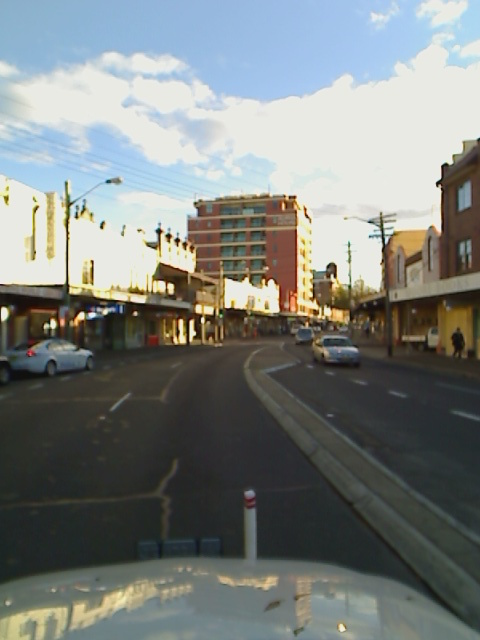
#> input picture RelevantCodes/Demo/image-sets/short/13-06-13-15-37-36-1371137856055-Thu-camera.jpg, 480 x 640 px; its folder holds only this picture in this run
$ python lane_demo.py   (older library calls are emulated)
#> lines starting #> are read from the running program, lines starting #| are printed output that depends on the picture; after the words box and inside, x2 and y2 are one past the last pixel; in counts of white or black regions, pixels touching at a corner belong together
### RelevantCodes/Demo/road.py
# -*- coding: utf-8 -*-
"""All road featuring tracking functionality

TODO: Comments and proper docstrings

"""

import collections
import cv2
import numpy as np
# import matplotlib.pyplot as plt


Point = collections.namedtuple('Point', 'x y')
Line = collections.namedtuple('Line', 'top bottom')  # Line segments

# TODO: Better solution
Extremes = collections.namedtuple('Extremes', 'min max')


class Lane(collections.namedtuple('Lane', 'left right')):

    # [23 lines left out: function in_range, not called in this run]


class LaneDetection(object):
    """Keeps track of the current lane in the given image sequence.

    Attributes:
      __verbose (bool): Verbose mode outputs additional information
      __hough_threshold (int): Threshold used in the Hough Transform
      __hough_minLineLength (int): Line length used in the Hough Transform
      __hough_maxLineGap (int): The maximum gap used in the Hough Transform
      __roi_ratio (float): Determines which part of the image should be used
      __roi_offset (int): The height removed from the image
      __extremes_y_axis (dict): The min/max measured values of the Y-axis
      __extremes_x_axis (dict): The min/max measured values of the X-axis
      __left_segment (Line): The last known line on the left side of the car
      __right_segment (Line): The last known line on the right side of the car

    """

    def __init__(self, hough_threshold=50,
                 hough_minLinLength=50, hough_maxLineGap=40,
                 roi_ratio=0.5, verbose=False):
        """Initiates the left and right line storage.
        """
        # Verbose mode
        self.__verbose = verbose

        # Hough Settings
        self.__hough_threshold = hough_threshold
        self.__hough_minLinLength = hough_minLinLength
        self.__hough_maxLineGap = hough_maxLineGap

        self.__roi_ratio = int(1 // roi_ratio)
        self.__roi_offset = 0

        # We need to be able to set the min/max values individually
        self.__extremes_x_axis = {'min': None, 'max': None}
        self.__extremes_y_axis = {'min': None, 'max': None}

        # Last known lines
        self.__left_segment = None
        self.__right_segment = None

    def analyse_image(self, im):
        '''Takes an image and uses Hough Transform to find and save lane info.
        '''
        im_gray = cv2.cvtColor(im, cv2.COLOR_RGB2GRAY)

        height, width = im_gray.shape
        self.__roi_offset = height // self.__roi_ratio

        im_roi = im_gray[self.__roi_offset:height, :width]

        im_roi = cv2.GaussianBlur(im_roi, (3, 3), 0)

        threshold, img = cv2.threshold(
            np.array(im_roi, np.uint8), 0, 255,
            cv2.THRESH_BINARY + cv2.THRESH_OTSU)

        roi_edges = cv2.Canny(im_roi, threshold * 0.5, threshold)

        if self.__verbose:
            cv2.imshow("Lane Detection - Edges - Verbose", roi_edges)

        lines = cv2.HoughLinesP(
            roi_edges, 1, np.pi / 180, self.__hough_threshold,
            self.__hough_minLinLength, self.__hough_maxLineGap)

        if self.__verbose:
            if lines is not None:
                for x1, y1, x2, y2 in lines[0]:
                    cv2.line(im, (x1, y1 + (height / 2)),
                             (x2, y2 + (height / 2)),
                             (0, 0, 255), 2, cv2.CV_AA)

        # [15 lines of commented-out code are left out]

        left, right = _classify_lane_lines(lines)

        if len(left) == 0 and len(right) == 0:
            # Nothing found, return early
            return

        self.__update_extremes(left + right)
        min_y = self.__extremes_y_axis['min']
        max_y = self.__extremes_y_axis['max']

        if len(left) > 0:
            left_line = _scale_line_y_axis(_get_mean_line(left), min_y, max_y)
            # Only accept x-coordinates that are actually left from the
            # right x-coordinates
            if self.__right_segment is None or \
                    left_line.top.x < self.__right_segment.top.x:
                self.__left_segment = left_line
        elif self.__left_segment is not None:
            # Refresh line
            self.__left_segment = _scale_line_y_axis(
                self.__left_segment, min_y, max_y)

        if len(right) > 0:
            right_line = _scale_line_y_axis(
                _get_mean_line(right), min_y, max_y)
            # Only accept x-coordinates that are actually right from the
            # left x-coordinates
            if self.__left_segment is None or \
                    right_line.top.x > self.__left_segment.top.x:
                self.__right_segment = right_line
        elif self.__right_segment is not None:
            self.__right_segment = _scale_line_y_axis(
                self.__right_segment, min_y, max_y)

    def have_lane(self):
        '''Simple check if both the left and right line is available
        '''
        return self.__left_segment and self.__right_segment

    # [17 lines left out: functions get_lane, get_center_line, not called in this run]

    def __update_extremes(self, lines):
        '''Finds the extremes given line points and saves them

        Args:
          lines (List): The lines to check of there are new extremes
        '''
        x_axis = [point.x for line in lines for point in line]
        y_axis = [point.y for line in lines for point in line]

        extremes_x_axis = Extremes(min(x_axis), max(x_axis))
        extremes_y_axis = Extremes(min(y_axis), max(y_axis))

        # Update extremes if they are lower/higher than the current extreme
        if self.__extremes_x_axis['min'] is None or \
                extremes_x_axis.min < self.__extremes_x_axis['min']:
            self.__extremes_x_axis['min'] = extremes_x_axis.min

        if self.__extremes_x_axis['max'] is None or \
                extremes_x_axis.max > self.__extremes_x_axis['max']:
            self.__extremes_x_axis['max'] = extremes_x_axis.max

        if self.__extremes_y_axis['min'] is None or \
                extremes_y_axis.min < self.__extremes_y_axis['min']:
            self.__extremes_y_axis['min'] = extremes_y_axis.min

        if self.__extremes_y_axis['max'] is None or \
                extremes_y_axis.max > self.__extremes_y_axis['max']:
            self.__extremes_y_axis['max'] = extremes_y_axis.max


class StopLineDetection(object):
    """Keeps track of stop lines

    Attributes:
      __verbose (bool): Verbose mode outputs additional information
      __hough_threshold (int): Threshold used in the Hough Transform
      __hough_minLineLength (int): Line length used in the Hough Transform
      __hough_maxLineGap (int): The maximum gap used in the Hough Transform
      __roi_ratio (float): Determines which part of the image should be used
      __roi_offset (int): The height removed from the image
      __lane (Lane): The last known lane
    """

    # [101 lines left out: functions __init__, analyse_image, __find_stop_lines, _find_y_intercepts, not called in this run]


def _classify_lane_lines(lines):
    '''Classifies the line segments

    Args:
      lines (List): A list of the line segments to classify
    '''
    left = []
    right = []
    if lines is not None:
        for x1, y1, x2, y2 in lines[0]:

            delta_x = x2 - x1
            delta_y = y2 - y1

            if delta_x == 0:
                continue  # Vertical line

            gradient = float(delta_y) / float(delta_x)

            # Gradient of lines on the right fall between these values
            if 0.8 < gradient < 1.5:
                """Right lines

                Top - y1 - left_line[0]
                Bottom - y2 - left_line[1]

                """
                right.append(Line(Point(x1, y1), Point(x2, y2)))

            # Gradient of lines on the left fall between these values
            elif -0.8 > gradient > -1.5:
                """Left line

                Top - y2 - left_line[1]
                Bottom - y1 - left_line[0]

                """

                left.append(Line(Point(x2, y2), Point(x1, y1)))

    # Reject outliers
    # TODO: Optimize
    if len(left) > 0:
        data = [line.top.x for line in left]
        mean = np.mean(data)
        stdev = np.std(data)
        for key, line in enumerate(left):
            if abs(line.top.x - mean) > mean * stdev:
                del left[key]

    if len(right) > 0:
        data = [line.top.x for line in right]
        mean = np.mean(data)
        stdev = np.std(data)
        for key, line in enumerate(right):
            if abs(line.top.x - mean) > mean * stdev:
                del right[key]

    return left, right


# [28 lines left out: functions _classify_horizontal_lines, _add_line_y_offset, not called in this run]


def _get_mean_line(lines):
    '''Calculates the mean of all givens line segments

    Args:
      lines (List): A list of the line segments

    Returns:
      The mean line
    '''
    top_x_axis = np.array([line.top.x for line in lines])
    bottom_x_axis = np.array([line.bottom.x for line in lines])

    top_y_axis = np.array([line.top.y for line in lines])
    bottom_y_axis = np.array([line.bottom.y for line in lines])

    mean_top = Point(int(top_x_axis.mean()), int(top_y_axis.mean()))
    mean_bottom = Point(int(bottom_x_axis.mean()), int(bottom_y_axis.mean()))

    return Line(mean_top, mean_bottom)


def _scale_line_y_axis(line, top, bottom):
    '''Scales the y axis of a line segment to a new top and bottom

    Args:
        line (Line): The line segment to be scaled
        top (int): The new top of the line segment
        bottom (int): The new bottom of the line segment
    '''
    distance_to_top = line.top.y - top
    distance_to_bottom = line.top.y - bottom

    delta_x = line.top.x - line.bottom.x
    delta_y = line.top.y - line.bottom.y

    slope = float(delta_y) / float(delta_x)

    adjusted_x_top = line.top.x - int(round(distance_to_top / slope))
    adjusted_x_bottom = line.top.x - int(round(distance_to_bottom / slope))

    top_point = Point(adjusted_x_top, top)
    bottom_point = Point(adjusted_x_bottom, bottom)

    return Line(top_point, bottom_point)

### RelevantCodes/Demo/lane_demo.py
#!/usr/bin/python
import cv2
import road
import glob
import operator


def main():
    files = glob.glob('image-sets/short/*.jpg')
    files_ordered = dict()
    for file in files:
        file_components = file.split('-')
        files_ordered[int(file_components[7])] = file

    sorted_files = sorted(
        files_ordered.iteritems(), key=operator.itemgetter(0))

    lane_detector = road.LaneDetection(verbose=True)

    for file in sorted_files:

        # Load image as grayscale
        im = cv2.imread(files_ordered[int(file[0])])
#> im is the input picture: shape (640, 480, 3); mean B, G, R 126.4, 129.1, 124.5
        lane_detector.analyse_image(im)
#> in analyse_image, `im_gray = cv2.cvtColor(im, cv2.COLOR_RGB2GRAY)`:
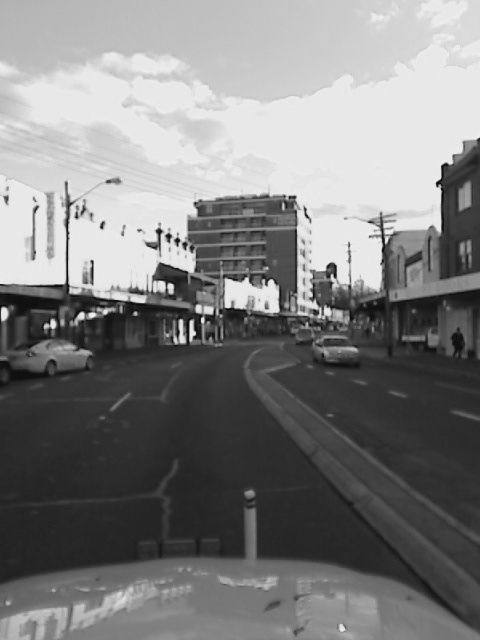
#> im_gray: shape (640, 480); min 7, max 244, mean 127.7
#> in analyse_image, `im_roi = im_gray[self.__roi_offset:height, :width]`:
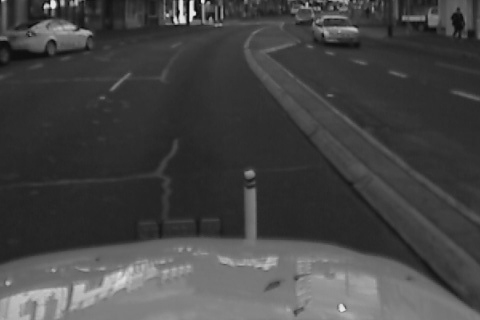
#> im_roi: shape (320, 480); min 7, max 233, mean 68
#> in analyse_image, `threshold, img = cv2.threshold( np.array(im_roi, np.uint8), 0, 255, cv..`:
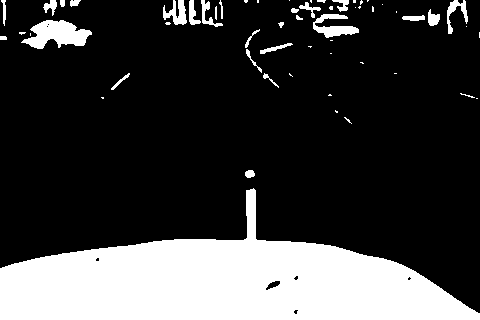
#> img: shape (320, 480); 23.5% white; 58 white regions (30 under 20 px), largest, box (x1, y1, x2, y2) and area: (0, 188, 480, 320) 31908, (21, 20, 92, 49) 1219, (313, 14, 359, 38) 531
#> in analyse_image, `threshold, img = cv2.threshold( np.array(im_roi, np.uint8), 0, 255, cv..`: threshold = 88
#> in analyse_image, `roi_edges = cv2.Canny(im_roi, threshold * 0.5, threshold)`:
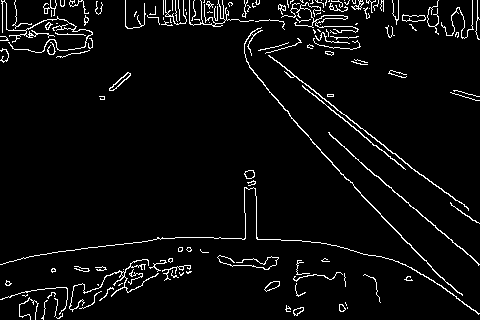
#> roi_edges: shape (320, 480); 4.5% white in thin lines or dots
#> in analyse_image, `lines = cv2.HoughLinesP( roi_edges, 1, np.pi / 180, self.__hough_thres..`: lines = [[361, 194, 407, 243], [413, 207, 460, 248], [288, 113, 330, 161], [329, 134, 376, 176], [404, 239, 448, 284]]
#> the loop in analyse_image, `for x1, y1, x2, y2 in lines[0]:` made 1 pass
#> after the loop in analyse_image, `for x1, y1, x2, y2 in lines[0]:`:
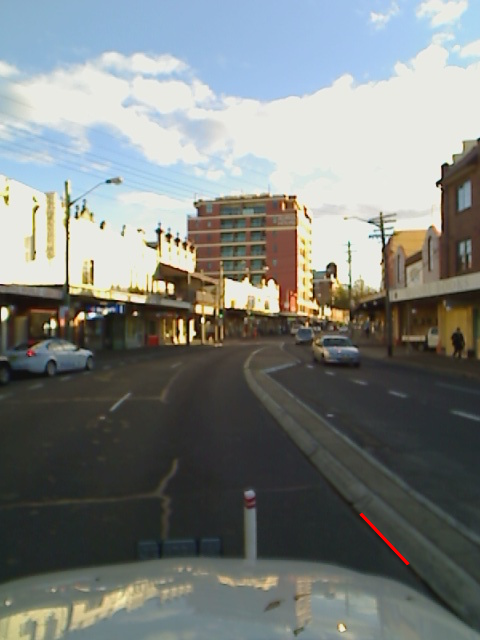
#> im: shape (640, 480, 3); 0.1% of pixels changed, all inside (x1, y1, x2, y2) = (359, 512, 410, 566)
#> the loop in _classify_lane_lines, `for x1, y1, x2, y2 in lines[0]: ` made 1 pass
#> (x1, y1, x2, y2, delta_x, delta_y, gradient) on pass 1: (361, 194, 407, 243, 46, 49, 1.07)
#> after the loop in _classify_lane_lines, `for x1, y1, x2, y2 in lines[0]:`: left = []; right = [((361, 194), (407, 243))]
#> in _classify_lane_lines, `data = [line.top.x for line in right]`: data = [361]
#> in _classify_lane_lines, `mean = np.mean(data)`: mean = 361
#> in _classify_lane_lines, `stdev = np.std(data)`: stdev = 0
#> the loop in _classify_lane_lines, `for key, line in enumerate(right):` made 1 pass
#> (key, line) on pass 1: (0, ((361, 194), (407, 243)))
#> in analyse_image, `left, right = _classify_lane_lines(lines)`: left = []; right = [((361, 194), (407, 243))]
#> in _get_mean_line, `top_x_axis = np.array([line.top.x for line in lines])`: top_x_axis = [361]
#> in _get_mean_line, `bottom_x_axis = np.array([line.bottom.x for line in lines])`: bottom_x_axis = [407]
#> in _get_mean_line, `top_y_axis = np.array([line.top.y for line in lines])`: top_y_axis = [194]
#> in _get_mean_line, `bottom_y_axis = np.array([line.bottom.y for line in lines])`: bottom_y_axis = [243]
#> in _get_mean_line, `mean_top = Point(int(top_x_axis.mean()), int(top_y_axis.mean()))`: mean_top = (361, 194)
#> in _get_mean_line, `mean_bottom = Point(int(bottom_x_axis.mean()), int(bottom_y_axis.mean(..`: mean_bottom = (407, 243)
#> in _scale_line_y_axis, `distance_to_top = line.top.y - top`: distance_to_top = 0
#> in _scale_line_y_axis, `distance_to_bottom = line.top.y - bottom`: distance_to_bottom = -49
#> in _scale_line_y_axis, `delta_x = line.top.x - line.bottom.x`: delta_x = -46
#> in _scale_line_y_axis, `delta_y = line.top.y - line.bottom.y`: delta_y = -49
#> in _scale_line_y_axis, `slope = float(delta_y) / float(delta_x)`: slope = 1.07
#> in _scale_line_y_axis, `adjusted_x_top = line.top.x - int(round(distance_to_top / slope))`: adjusted_x_top = 361
#> in _scale_line_y_axis, `adjusted_x_bottom = line.top.x - int(round(distance_to_bottom / slope))`: adjusted_x_bottom = 407
#> in _scale_line_y_axis, `top_point = Point(adjusted_x_top, top)`: top_point = (361, 194)
#> in _scale_line_y_axis, `bottom_point = Point(adjusted_x_bottom, bottom)`: bottom_point = (407, 243)
#> in analyse_image, `right_line = _scale_line_y_axis( _get_mean_line(right), min_y, max_y)`: right_line = ((361, 194), (407, 243))

        if lane_detector.have_lane():
            Lane = lane_detector.get_lane()
            center = lane_detector.get_center_line()

            cv2.line(im, (center.top.x, center.top.y),
                     (center.bottom.x, center.bottom.y),
                     (12, 128, 232), 2, cv2.CV_AA)

            cv2.line(im, (Lane.left.top.x, Lane.left.top.y),
                     (Lane.left.bottom.x, Lane.left.bottom.y),
                     (0, 0, 255), 2, cv2.CV_AA)
            cv2.line(im, (Lane.right.top.x, Lane.right.top.y),
                     (Lane.right.bottom.x, Lane.right.bottom.y),
                     (255, 0, 0), 2, cv2.CV_AA)

        cv2.imshow('Processed', im)
        cv2.waitKey(0)


if __name__ == "__main__":
    main()

$ run again, on RelevantCodes/Demo/image-sets/short/13-06-13-15-37-38-1371137858712-Thu-camera.jpg
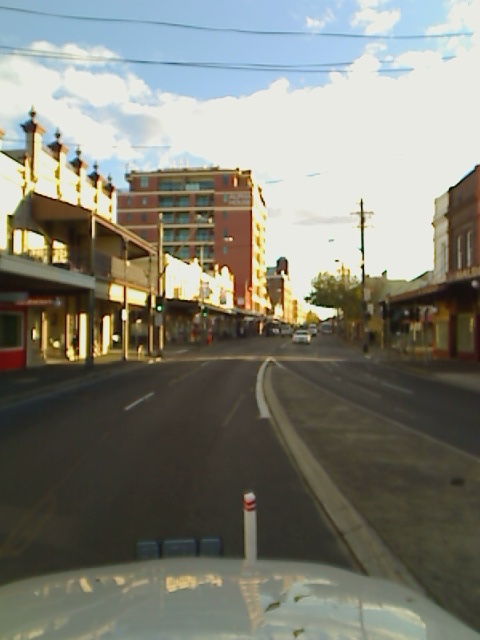
#> input picture RelevantCodes/Demo/image-sets/short/13-06-13-15-37-38-1371137858712-Thu-camera.jpg, 480 x 640 px
#> in main, im is the input picture: shape (640, 480, 3); mean B, G, R 117.9, 128.4, 128.3
#> in analyse_image, `threshold, img = cv2.threshold( np.array(im_roi, np.uint8), 0, 255, cv..`:
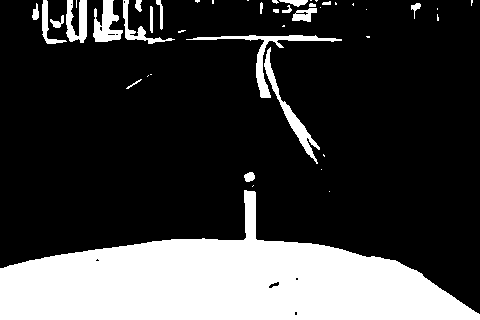
#> img: shape (320, 480); 24.1% white; 45 white regions (23 under 20 px), largest, box (x1, y1, x2, y2) and area: (0, 190, 480, 320) 31911, (186, 35, 342, 98) 1031, (264, 47, 320, 164) 899
#> threshold = 91
#> roi_edges: shape (320, 480); 3.6% white in thin lines or dots
#> lines = [[205, 39, 255, 39], [307, 161, 340, 211], [256, 238, 256, 196], [244, 225, 244, 183]]
#> the loop in analyse_image, `for x1, y1, x2, y2 in lines[0]:` made 1 pass
#> after the loop in analyse_image, `for x1, y1, x2, y2 in lines[0]:`:
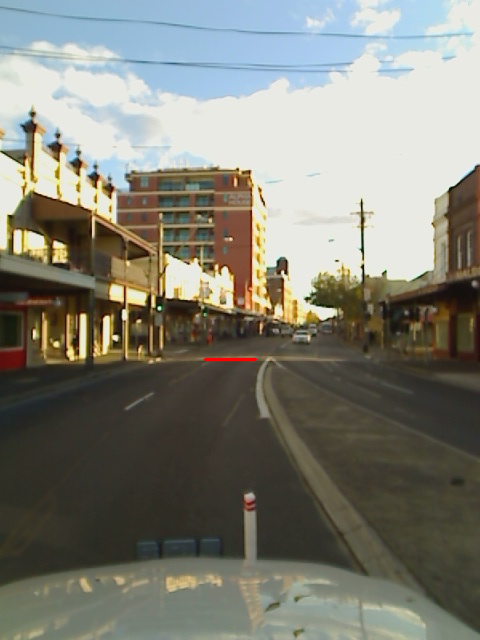
#> im: shape (640, 480, 3); 0.09% of pixels changed, all inside (x1, y1, x2, y2) = (203, 357, 258, 362)
#> the loop in _classify_lane_lines, `for x1, y1, x2, y2 in lines[0]: ` made 1 pass
#> (x1, y1, x2, y2, delta_x, delta_y, gradient) on pass 1: (205, 39, 255, 39, 50, 0, 0)
#> after the loop in _classify_lane_lines, `for x1, y1, x2, y2 in lines[0]:`: left = []

$ run again, on RelevantCodes/Demo/image-sets/short/13-06-13-15-37-39-1371137859379-Thu-camera.jpg
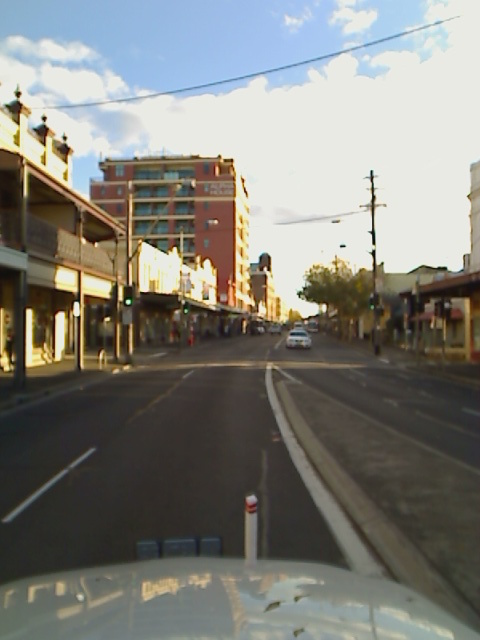
#> input picture RelevantCodes/Demo/image-sets/short/13-06-13-15-37-39-1371137859379-Thu-camera.jpg, 480 x 640 px
#> in main, im is the input picture: shape (640, 480, 3); mean B, G, R 121.5, 127.8, 128.5
#> in analyse_image, `threshold, img = cv2.threshold( np.array(im_roi, np.uint8), 0, 255, cv..`:
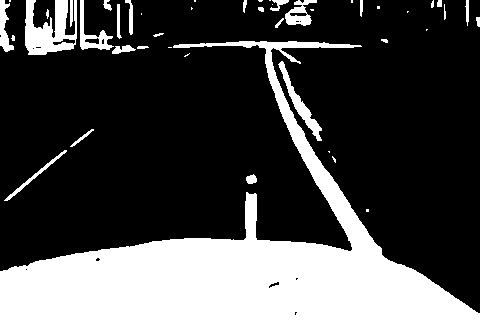
#> img: shape (320, 480); 26.9% white; 46 white regions (19 under 20 px), largest, box (x1, y1, x2, y2) and area: (0, 41, 480, 320) 36046, (25, 0, 77, 55) 1765, (278, 61, 322, 141) 662
#> threshold = 91
#> roi_edges: shape (320, 480); 4.4% white in thin lines or dots
#> lines = [[13, 197, 70, 149], [245, 237, 245, 189]]
#> the loop in analyse_image, `for x1, y1, x2, y2 in lines[0]:` made 1 pass
#> after the loop in analyse_image, `for x1, y1, x2, y2 in lines[0]:`:
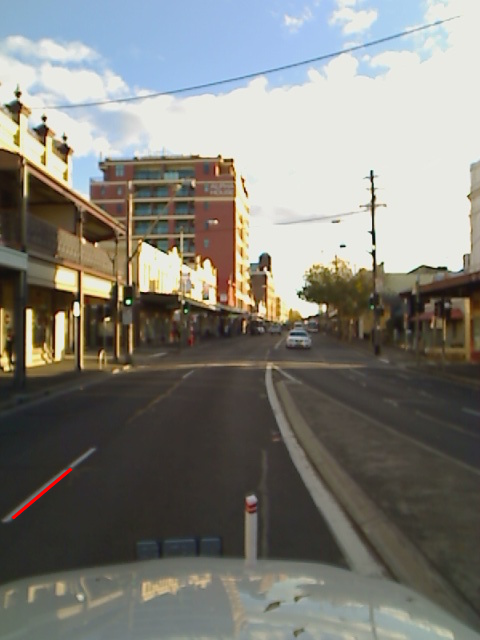
#> im: shape (640, 480, 3); 0.11% of pixels changed, all inside (x1, y1, x2, y2) = (11, 467, 73, 520)
#> the loop in _classify_lane_lines, `for x1, y1, x2, y2 in lines[0]: ` made 1 pass
#> (x1, y1, x2, y2, delta_x, delta_y, gradient) on pass 1: (13, 197, 70, 149, 57, -48, -0.842)
#> after the loop in _classify_lane_lines, `for x1, y1, x2, y2 in lines[0]:`: left = [((70, 149), (13, 197))]; right = []
#> data = [70]
#> mean = 70
#> stdev = 0
#> the loop in _classify_lane_lines, `for key, line in enumerate(left):` made 1 pass
#> (key, line) on pass 1: (0, ((70, 149), (13, 197)))
#> in analyse_image, `left, right = _classify_lane_lines(lines)`: left = [((70, 149), (13, 197))]; right = []
#> top_x_axis = [70]
#> bottom_x_axis = [13]
#> top_y_axis = [149]
#> bottom_y_axis = [197]
#> mean_top = (70, 149)
#> mean_bottom = (13, 197)
#> distance_to_top = 0
#> distance_to_bottom = -48
#> in _scale_line_y_axis, `delta_x = line.top.x - line.bottom.x`: delta_x = 57
#> in _scale_line_y_axis, `delta_y = line.top.y - line.bottom.y`: delta_y = -48
#> slope = -0.842
#> adjusted_x_top = 70
#> adjusted_x_bottom = 13
#> top_point = (70, 149)
#> bottom_point = (13, 197)
#> left_line = ((70, 149), (13, 197))
